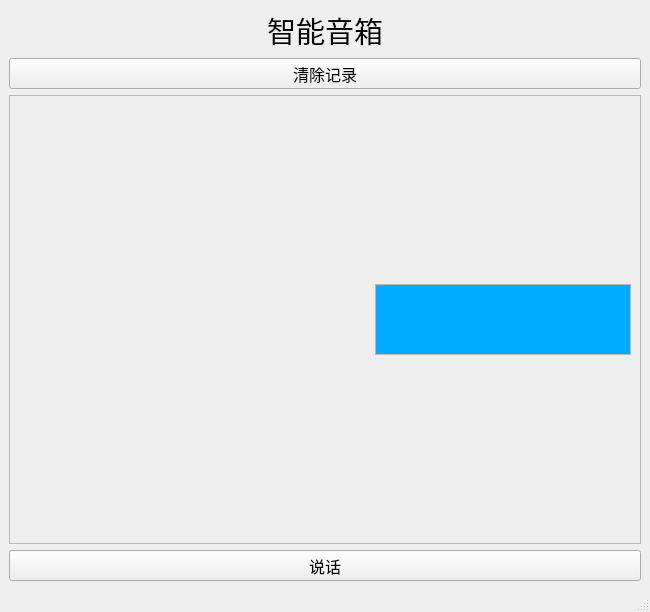
<?xml version="1.0" encoding="UTF-8"?>
<ui version="4.0">
 <class>MainWindow</class>
 <widget class="QMainWindow" name="MainWindow">
  <property name="geometry">
   <rect>
    <x>0</x>
    <y>0</y>
    <width>650</width>
    <height>612</height>
   </rect>
  </property>
  <property name="sizePolicy">
   <sizepolicy hsizetype="Preferred" vsizetype="Preferred">
    <horstretch>0</horstretch>
    <verstretch>0</verstretch>
   </sizepolicy>
  </property>
  <property name="font">
   <font>
    <family>微软雅黑</family>
   </font>
  </property>
  <property name="windowTitle">
   <string>智能音箱</string>
  </property>
  <property name="layoutDirection">
   <enum>Qt::LeftToRight</enum>
  </property>
  <widget class="QWidget" name="centralwidget">
   <layout class="QVBoxLayout" name="verticalLayout">
    <item>
     <widget class="QLabel" name="label">
      <property name="font">
       <font>
        <family>微软雅黑</family>
        <pointsize>22</pointsize>
        <weight>50</weight>
        <bold>false</bold>
       </font>
      </property>
      <property name="text">
       <string>智能音箱</string>
      </property>
      <property name="textFormat">
       <enum>Qt::AutoText</enum>
      </property>
      <property name="scaledContents">
       <bool>false</bool>
      </property>
      <property name="alignment">
       <set>Qt::AlignCenter</set>
      </property>
      <property name="wordWrap">
       <bool>false</bool>
      </property>
      <property name="textInteractionFlags">
       <set>Qt::LinksAccessibleByMouse</set>
      </property>
     </widget>
    </item>
    <item>
     <widget class="QToolButton" name="clear">
      <property name="sizePolicy">
       <sizepolicy hsizetype="Minimum" vsizetype="Fixed">
        <horstretch>0</horstretch>
        <verstretch>0</verstretch>
       </sizepolicy>
      </property>
      <property name="palette">
       <palette>
        <active>
         <colorrole role="Highlight">
          <brush brushstyle="SolidPattern">
           <color alpha="255">
            <red>85</red>
            <green>170</green>
            <blue>255</blue>
           </color>
          </brush>
         </colorrole>
        </active>
        <inactive>
         <colorrole role="Highlight">
          <brush brushstyle="SolidPattern">
           <color alpha="255">
            <red>85</red>
            <green>170</green>
            <blue>255</blue>
           </color>
          </brush>
         </colorrole>
        </inactive>
        <disabled>
         <colorrole role="Highlight">
          <brush brushstyle="SolidPattern">
           <color alpha="255">
            <red>0</red>
            <green>120</green>
            <blue>215</blue>
           </color>
          </brush>
         </colorrole>
        </disabled>
       </palette>
      </property>
      <property name="font">
       <font>
        <family>微软雅黑</family>
        <pointsize>12</pointsize>
       </font>
      </property>
      <property name="text">
       <string>清除记录</string>
      </property>
     </widget>
    </item>
    <item>
     <widget class="QScrollArea" name="scrollArea">
      <property name="sizeIncrement">
       <size>
        <width>0</width>
        <height>0</height>
       </size>
      </property>
      <property name="widgetResizable">
       <bool>true</bool>
      </property>
      <widget class="QWidget" name="scrollAreaWidgetContents">
       <property name="geometry">
        <rect>
         <x>0</x>
         <y>0</y>
         <width>630</width>
         <height>436</height>
        </rect>
       </property>
       <layout class="QVBoxLayout" name="verticalLayout_2">
        <item alignment="Qt::AlignRight">
         <widget class="QTextEdit" name="textEdit_3">
          <property name="minimumSize">
           <size>
            <width>0</width>
            <height>0</height>
           </size>
          </property>
          <property name="maximumSize">
           <size>
            <width>16777215</width>
            <height>71</height>
           </size>
          </property>
          <property name="palette">
           <palette>
            <active>
             <colorrole role="Base">
              <brush brushstyle="SolidPattern">
               <color alpha="255">
                <red>0</red>
                <green>170</green>
                <blue>255</blue>
               </color>
              </brush>
             </colorrole>
             <colorrole role="Highlight">
              <brush brushstyle="SolidPattern">
               <color alpha="255">
                <red>85</red>
                <green>170</green>
                <blue>255</blue>
               </color>
              </brush>
             </colorrole>
            </active>
            <inactive>
             <colorrole role="Base">
              <brush brushstyle="SolidPattern">
               <color alpha="255">
                <red>0</red>
                <green>170</green>
                <blue>255</blue>
               </color>
              </brush>
             </colorrole>
             <colorrole role="Highlight">
              <brush brushstyle="SolidPattern">
               <color alpha="255">
                <red>85</red>
                <green>170</green>
                <blue>255</blue>
               </color>
              </brush>
             </colorrole>
            </inactive>
            <disabled>
             <colorrole role="Base">
              <brush brushstyle="SolidPattern">
               <color alpha="255">
                <red>240</red>
                <green>240</green>
                <blue>240</blue>
               </color>
              </brush>
             </colorrole>
             <colorrole role="Highlight">
              <brush brushstyle="SolidPattern">
               <color alpha="255">
                <red>0</red>
                <green>120</green>
                <blue>215</blue>
               </color>
              </brush>
             </colorrole>
            </disabled>
           </palette>
          </property>
          <property name="cursor" stdset="0">
           <cursorShape>ArrowCursor</cursorShape>
          </property>
         </widget>
        </item>
       </layout>
      </widget>
     </widget>
    </item>
    <item>
     <widget class="QToolButton" name="speak">
      <property name="enabled">
       <bool>true</bool>
      </property>
      <property name="sizePolicy">
       <sizepolicy hsizetype="Minimum" vsizetype="Fixed">
        <horstretch>0</horstretch>
        <verstretch>0</verstretch>
       </sizepolicy>
      </property>
      <property name="font">
       <font>
        <family>微软雅黑</family>
        <pointsize>12</pointsize>
       </font>
      </property>
      <property name="mouseTracking">
       <bool>false</bool>
      </property>
      <property name="tabletTracking">
       <bool>false</bool>
      </property>
      <property name="focusPolicy">
       <enum>Qt::TabFocus</enum>
      </property>
      <property name="contextMenuPolicy">
       <enum>Qt::NoContextMenu</enum>
      </property>
      <property name="layoutDirection">
       <enum>Qt::LeftToRight</enum>
      </property>
      <property name="inputMethodHints">
       <set>Qt::ImhNone</set>
      </property>
      <property name="text">
       <string>说话</string>
      </property>
      <property name="autoRaise">
       <bool>false</bool>
      </property>
     </widget>
    </item>
   </layout>
  </widget>
  <widget class="QMenuBar" name="menubar">
   <property name="geometry">
    <rect>
     <x>0</x>
     <y>0</y>
     <width>650</width>
     <height>22</height>
    </rect>
   </property>
  </widget>
  <widget class="QStatusBar" name="statusbar"/>
 </widget>
 <resources/>
 <connections/>
</ui>
